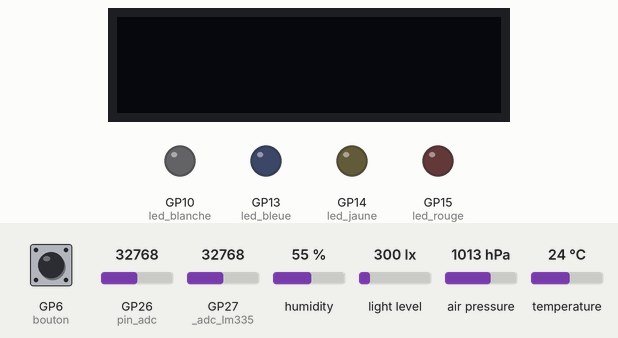
This program was run on a simulated Raspberry Pi Pico running MicroPython. Parts: 128×32 one-colour display, output pins drawn as LEDs (lit = HIGH). The inputs (shaded band) are chosen by the test bench; at power-on: GP6 (bouton) HIGH, GP26 (pin_adc) = 32768, GP27 (_adc_lm335) = 32768, humidity 55 %, light level 300 lx, air pressure 1013 hPa, temperature 24 °C (analog values on the 0–65535 scale). WiFi joins after 1.5 s; files the program writes start out absent; no MQTT or app messages arrive unless stated; library files of the repository ran but are not shown: secrets.py, ssd1306.py; what the program prints to the serial console is not drawn.

Above: at 1.2 s.
1.3 s: GP6 (bouton) pulled LOW for 0.15 s
At 1.5 s:
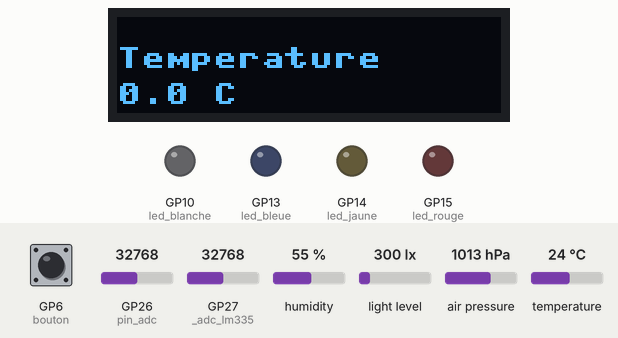
At 3.48 s:
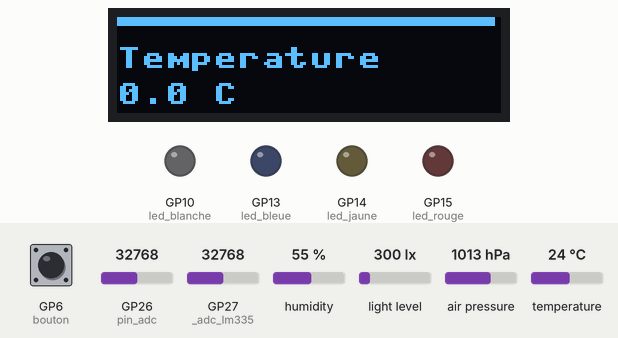
9.3 s: GP6 (bouton) pulled LOW for 3.2 s
At 14.9 s:
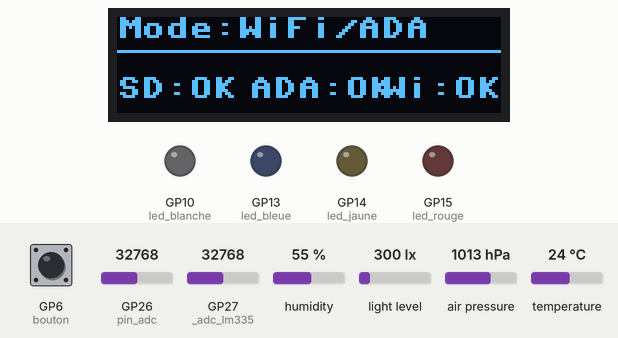
Timing chart, 0 to 16.4 s (numbered marks = the images above; inputs shaded):
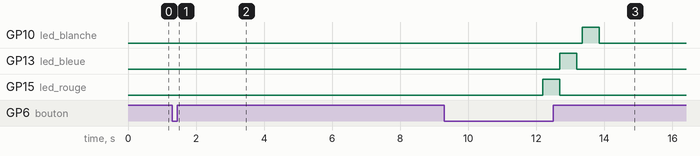

Measured:
- after the input at 1.3 s, the display: changes after 0.20 s (image 1)
- after the input at 9.3 s, the display: first differs from a run without the input after 4.5 s (image 3 shows a later state)

The program:

main.py
```python
"""
main.py — Weather Station firmware for Raspberry Pi Pico W
===========================================================
Collects data from 4 sensors every 12 seconds and routes it
to up to 3 simultaneous output channels:

    1. USB serial  -> Node-RED (wired, highest priority)
    2. Wi-Fi/MQTT  -> Adafruit IO cloud dashboard
    3. SPI         -> micro-SD card (CSV log, always on)

The OLED display (SSD1306 128x32) stays off by default to save
power and wakes up only on button press:
    - Short press  (<1 s)  : slide show of the 5 latest sensor readings
    - Long press   (>=1 s) : system diagnostic page (SD / Wi-Fi / cloud)
    - Extra long   (>=5 s) : sensor error detail page

LED behaviour
-------------
    Blue   GP13  Wi-Fi:       1 x 0.5 s blink every cycle when connected
    Yellow GP14  Node-RED:    1 x 0.5 s blink every cycle when NR active
    White  GP10  Adafruit IO: 1 x 0.5 s blink on successful MQTT publish
    Red    GP15  Errors:      1 x 0.5 s blink when a sensor is out of range
                              or when MQTT publish fails
                              (Wi-Fi absent is NOT an error)

Sensor validity ranges
----------------------
    Temperature  : -20.0 to  60.0 deg C
    Humidity     :   0.0 to 100.0 %
    Pressure     : 870.0 to 1085.0 hPa
    Luminosity   :   0.0 to 120000.0 lux
    Wind speed   :   0.0 to 200.0 km/h

Hardware pin mapping
--------------------
    I2C SDA  GP4    I2C SCL  GP5
    ADC wind GP26   ADC temp GP27
    Button   GP6
    LED blue  GP13   LED yellow GP14
    LED white GP10   LED red    GP15
    SD MISO  GP16   SD CS    GP17   SD SCK GP18   SD MOSI GP19

Author : Hani Alouane
"""

import time
import json
import network
import sys
import uselect
from umqtt.simple import MQTTClient
from machine import Pin, I2C, ADC

from secrets     import secrets
from sd_logger   import SDLogger
from anemometre  import CapteurVent
from capteur_bme import CapteurBME280
from capteur_lux import CapteurLumiere
import ssd1306

# ---------------------------------------------------------------------------
# USB / Node-RED detection
# ---------------------------------------------------------------------------
spoll = uselect.poll()
spoll.register(sys.stdin, uselect.POLLIN)

def node_red_a_repondu():
    return bool(spoll.poll(0))

# ---------------------------------------------------------------------------
# LM335 — lecture temperature (moyenne 50 echantillons)
# ---------------------------------------------------------------------------
_adc_lm335 = ADC(Pin(27))

def lire_temperature_lissee(n=50):
    total = sum(_adc_lm335.read_u16() for _ in range(n))
    tension_v = (total / n / 65535) * 3.3
    return round(tension_v / 0.01 - 273.15, 2)

# ---------------------------------------------------------------------------
# Sensor validity ranges
# ---------------------------------------------------------------------------
# Readings outside these bounds trigger the red LED and are logged as errors.
# Wi-Fi being absent is NOT listed here — it is not an error.
PLAGES_VALIDES = {
    "temperature":  (-20.0,    60.0),
    "humidite":     (  0.0,   100.0),
    "pression":     (870.0,  1085.0),
    "luminosite":   (  0.0, 120000.0),
    "vitesse_vent": (  0.0,   200.0),
}

def valider_payload(payload):
    """Return a list of error strings for any reading outside its valid range."""
    erreurs = []
    for cle, (vmin, vmax) in PLAGES_VALIDES.items():
        val = payload.get(cle)
        if val is None:
            erreurs.append(f"{cle}:no data")
        elif not (vmin <= val <= vmax):
            erreurs.append(f"{cle}={val}")
    return erreurs

# ---------------------------------------------------------------------------
# Initialisation des capteurs
# ---------------------------------------------------------------------------
bus_i2c = I2C(0, scl=Pin(5), sda=Pin(4), freq=100_000)

vent = CapteurVent(pin_adc=26)

try:
    climat  = CapteurBME280(bus_i2c)
    BME_OK  = True
except Exception as _e:
    climat  = None
    BME_OK  = False
    print(f"BME280 introuvable : {_e}")

try:
    lumiere = CapteurLumiere(bus_i2c)
    LUX_OK  = True
except Exception as _e:
    lumiere = None
    LUX_OK  = False
    print(f"VEML7700 introuvable : {_e}")

sd = SDLogger()

try:
    oled = ssd1306.SSD1306_I2C(128, 32, bus_i2c, addr=0x3C)
    OLED_OK = True
    oled.poweroff()
except Exception as _e:
    OLED_OK = False
    print(f"OLED introuvable : {_e}")

W, H = 128, 32

# ---------------------------------------------------------------------------
# Fonctions OLED
# ---------------------------------------------------------------------------
def _oled_allumer():
    if OLED_OK:
        oled.poweron()

def _oled_eteindre():
    if OLED_OK:
        oled.poweroff()

def _dessiner_barre(ratio, y=0, height=3):
    if not OLED_OK:
        return
    largeur = int(W * max(0.0, min(1.0, ratio)))
    oled.fill_rect(0, y, W, height, 0)
    if largeur > 0:
        oled.fill_rect(0, y, largeur, height, 1)

def _afficher_mesure_avec_barre(titre, valeur, duree_ms=2000):
    BARRE_H  = 3
    TEXTE_Y1 = 10
    TEXTE_Y2 = 22
    t_debut = time.ticks_ms()
    while True:
        vent.ecouter()
        elapsed = time.ticks_diff(time.ticks_ms(), t_debut)
        if elapsed >= duree_ms:
            break
        ratio = elapsed / duree_ms
        oled.fill(0)
        _dessiner_barre(ratio, y=0, height=BARRE_H)
        oled.text(titre[:21],  0, TEXTE_Y1)
        oled.text(valeur[:21], 0, TEXTE_Y2)
        oled.show()
        time.sleep_ms(30)

# ---------------------------------------------------------------------------
# Shared sensor cache (used by the OLED carousel)
# ---------------------------------------------------------------------------
_dernier_payload = {
    "vitesse_vent": 0.0,
    "luminosite":   0.0,
    "temperature":  0.0,
    "humidite":     0.0,
    "pression":     0.0,
}

# ---------------------------------------------------------------------------
# OLED screen 1 — sensor carousel  (short press)
# ---------------------------------------------------------------------------
def afficher_donnees():
    _oled_allumer()
    p = _dernier_payload
    slides = [
        ("Temperature",  f"{p['temperature']} C"),
        ("Humidite",     f"{p['humidite']} %"),
        ("Pression",     f"{p['pression']} hPa"),
        ("Luminosite",   f"{p['luminosite']} lux"),
        ("Vitesse vent", f"{p['vitesse_vent']} km/h"),
    ]
    for titre, valeur in slides:
        _afficher_mesure_avec_barre(titre, valeur, duree_ms=2000)
    _oled_eteindre()

# ---------------------------------------------------------------------------
# OLED screen 2 — system diagnostic  (long press >= 1 s)
# ---------------------------------------------------------------------------
def afficher_diagnostic():
    _oled_allumer()
    if _node_red_present:
        mode_txt   = "Mode:Node-RED"
        milieu_lbl = "NR"
        milieu_val = "OK"
    elif wlan.isconnected():
        mode_txt   = "Mode:WiFi/ADA"
        milieu_lbl = "ADA"
        milieu_val = "OK" if adafruit_active else "KO"
    else:
        mode_txt   = "Mode: Aucun"
        milieu_lbl = "---"
        milieu_val = "--"

    sd_val   = "OK" if sd.disponible      else "KO"
    wifi_val = "OK" if wlan.isconnected() else "KO"

    t_debut = time.ticks_ms()
    while time.ticks_diff(time.ticks_ms(), t_debut) < 4000:
        vent.ecouter()
        oled.fill(0)
        oled.text(mode_txt[:21], 0, 0)
        oled.hline(0, 11, W, 1)
        oled.text(f"SD:{sd_val}",               0,  20)
        oled.text(f"{milieu_lbl}:{milieu_val}", 44,  20)
        oled.text(f"Wi:{wifi_val}",             88,  20)
        oled.show()
        time.sleep_ms(30)
    _oled_eteindre()

# ---------------------------------------------------------------------------
# OLED screen 3 — error detail  (extra-long press >= 5 s)
# ---------------------------------------------------------------------------
def afficher_erreurs():
    """Show active sensor errors one by one, or 'All OK' if none."""
    _oled_allumer()
    if not _erreurs_actives:
        # No errors — show confirmation for 3 seconds.
        t = time.ticks_ms()
        while time.ticks_diff(time.ticks_ms(), t) < 3000:
            vent.ecouter()
            oled.fill(0)
            oled.text("All systems OK", 0, 4)
            oled.hline(0, 14, W, 1)
            oled.text("No errors", 28, 20)
            oled.show()
            time.sleep_ms(30)
    else:
        # Show each error message for 2 seconds.
        for err in _erreurs_actives:
            t = time.ticks_ms()
            while time.ticks_diff(time.ticks_ms(), t) < 2000:
                vent.ecouter()
                oled.fill(0)
                oled.text("! ERROR", 0, 0)
                oled.hline(0, 10, W, 1)
                oled.text(err[:21], 0, 14)
                if len(err) > 21:
                    oled.text(err[21:42], 0, 23)
                oled.show()
                time.sleep_ms(30)
    _oled_eteindre()

# ---------------------------------------------------------------------------
# Bouton poussoir — GP6
# ---------------------------------------------------------------------------
bouton             = Pin(6, Pin.IN, Pin.PULL_UP)
_btn_appuye_depuis = None
SEUIL_LONG_MS      = 1000   # >= 1 s -> long press
SEUIL_EXTRA_MS     = 5000   # >= 5 s -> extra-long press (error screen)

def lire_bouton():
    """Return 'court', 'long', 'extra', or '' (no event yet)."""
    global _btn_appuye_depuis
    if bouton.value() == 0:                         # pressed
        if _btn_appuye_depuis is None:
            _btn_appuye_depuis = time.ticks_ms()
    else:                                           # released
        if _btn_appuye_depuis is not None:
            duree = time.ticks_diff(time.ticks_ms(), _btn_appuye_depuis)
            _btn_appuye_depuis = None
            if duree >= SEUIL_EXTRA_MS:
                return 'extra'
            elif duree >= SEUIL_LONG_MS:
                return 'long'
            else:
                return 'court'
    return ''

# ---------------------------------------------------------------------------
# LEDs
# ---------------------------------------------------------------------------
# GP13  blue   Wi-Fi connected     : 1 blink (0.5 s) each 12-s cycle
# GP14  yellow Node-RED active     : 1 blink (0.5 s) each 12-s cycle
# GP10  white  Adafruit IO success : 1 blink (0.5 s) on successful publish
# GP15  red    Sensor error        : 1 blink (0.5 s) on out-of-range value
#                                    or MQTT publish failure
#                                    Wi-Fi absent is NOT an error

led_bleue   = Pin(13, Pin.OUT)
led_jaune   = Pin(14, Pin.OUT)
led_blanche = Pin(10, Pin.OUT)
led_rouge   = Pin(15, Pin.OUT)

def _blink(led):
    """Single 0.5 s blink — same duration for every LED."""
    led.on()
    time.sleep(0.5)
    led.off()

# ---------------------------------------------------------------------------
# Error state
# ---------------------------------------------------------------------------
_erreurs_actives = []   # reset each 12-second cycle

# ---------------------------------------------------------------------------
# Wi-Fi
# ---------------------------------------------------------------------------
wlan = network.WLAN(network.STA_IF)
wlan.active(True)
wlan.connect(secrets["ssid"], secrets["pw"])

_dernier_retry_wifi   = time.ticks_ms()
INTERVALLE_RETRY_WIFI = 3_000

def _maintenir_wifi():
    global _dernier_retry_wifi
    now = time.ticks_ms()
    if not wlan.isconnected():
        if time.ticks_diff(now, _dernier_retry_wifi) >= INTERVALLE_RETRY_WIFI:
            _dernier_retry_wifi = now
            print(f"Wi-Fi : tentative vers {secrets['ssid']}...")
            wlan.connect(secrets["ssid"], secrets["pw"])

# ---------------------------------------------------------------------------
# MQTT — Adafruit IO
# ---------------------------------------------------------------------------
_mqtt = None

def _publier_adafruit(payload):
    global _mqtt, adafruit_active
    # Wi-Fi absent is handled silently — not an error, no red LED.
    if not wlan.isconnected():
        _mqtt = None
        adafruit_active = False
        print("Wi-Fi absent — Adafruit IO skipped")
        return
    if _mqtt is None:
        try:
            print("MQTT : connexion...")
            _mqtt = MQTTClient(
                "pico", "io.adafruit.com",
                user=secrets["ada_user"],
                password=secrets["ada_key"],
                port=1883
            )
            _mqtt.connect()
            print("MQTT OK")
        except Exception as e:
            print(f"MQTT connexion echouee : {e}")
            adafruit_active = False
            _mqtt = None
            # MQTT connection failure -> red LED blink + log error
            _erreurs_actives.append(f"MQTT conn:{e}")
            _blink(led_rouge)
            return
    try:
        for cle, valeur in payload.items():
            topic = f"{secrets['ada_user']}/feeds/{cle.replace('_', '-')}"
            _mqtt.publish(topic, str(valeur))
        adafruit_active = True
        print("Adafruit OK")
        _blink(led_blanche)     # White LED: publish succeeded
    except Exception as e:
        print(f"MQTT publish echoue : {e}")
        try:
            _mqtt.disconnect()
        except:
            pass
        _mqtt = None
        adafruit_active = False
        # Publish failure -> red LED blink + log error
        _erreurs_actives.append(f"MQTT pub:{e}")
        _blink(led_rouge)

# ---------------------------------------------------------------------------
# Main loop state
# ---------------------------------------------------------------------------
_dernier_envoi    = time.ticks_ms()
_node_red_present = False
_nr_etait_actif   = False   # True when Node-RED was active on the previous cycle
adafruit_active   = False

# ---------------------------------------------------------------------------
# Main loop
# ---------------------------------------------------------------------------
while True:

    # 0 — Anemometre (priorite maximale, chaque iteration)
    vent.ecouter()

    # 1 — Bouton
    evt = lire_bouton()
    if evt == 'court':
        afficher_donnees()          # short press  : sensor carousel
    elif evt == 'long':
        afficher_diagnostic()       # long press   : system status
    elif evt == 'extra':
        afficher_erreurs()          # extra-long   : error detail

    # 2 — Detection Node-RED
    if node_red_a_repondu():
        sys.stdin.read(1)
        _node_red_present = True
    else:
        if _node_red_present:
            try:
                if _mqtt:
                    _mqtt.disconnect()
            except:
                pass
            adafruit_active   = False
            _mqtt             = None

    # 3 — Maintien Wi-Fi
    _maintenir_wifi()

    # 4 — Acquisition et envoi toutes les 12 secondes
    now = time.ticks_ms()
    if time.ticks_diff(now, _dernier_envoi) >= 12_000:

        # Reset error list for this cycle
        _erreurs_actives.clear()

        # --- Lecture des capteurs ---
        try:
            v_inst, _ = vent.lire_vitesse()
        except Exception as e:
            v_inst = 0.0
            _erreurs_actives.append(f"Vent:{e}")

        try:
            t_lissee = lire_temperature_lissee(50)
        except Exception as e:
            t_lissee = 0.0
            _erreurs_actives.append(f"LM335:{e}")

        if LUX_OK:
            try:
                lux = lumiere.lire()
            except Exception as e:
                lux = 0.0
                _erreurs_actives.append(f"Lux:{e}")
        else:
            lux = 0.0
            _erreurs_actives.append("VEML7700:non connecte")

        if BME_OK:
            try:
                _, press_str, hum_str = climat.lire()
                pression = float(str(press_str).replace('hPa', ''))
                humidite = float(str(hum_str).replace('%', ''))
            except Exception as e:
                pression = 0.0
                humidite = 0.0
                _erreurs_actives.append(f"BME280:{e}")
        else:
            pression = 0.0
            humidite = 0.0
            if "BME280:non connecte" not in _erreurs_actives:
                _erreurs_actives.append("BME280:non connecte")

        payload = {
            "vitesse_vent": round(v_inst, 2),
            "luminosite":   round(lux, 1),
            "temperature":  t_lissee,
            "humidite":     humidite,
            "pression":     pression,
        }

        # --- Validation des plages ---
        # Skip validation for sensors that are already flagged as disconnected
        # to avoid double-counting the same hardware fault.
        cles_a_ignorer = set()
        if not BME_OK:
            cles_a_ignorer.update(["pression", "humidite"])
        if not LUX_OK:
            cles_a_ignorer.add("luminosite")

        for err in valider_payload(payload):
            # err format is "cle=valeur" or "cle:msg" -- extract the key
            cle = err.split("=")[0].split(":")[0]
            if cle not in cles_a_ignorer:
                _erreurs_actives.append(err)

        # Red LED: blink once if any sensor error this cycle
        if _erreurs_actives:
            _blink(led_rouge)

        # Cache for OLED carousel
        _dernier_payload.update(payload)

        # Canal 1 : SD
        sd.enregistrer(payload)

        # Canal 2 : USB -> Node-RED
        # JSON is always printed so Node-RED can read it.
        # Node-RED is "active" only when its heartbeat was received this cycle.
        # If the heartbeat was previously active but is now missing, the red
        # LED blinks to signal the unexpected loss of the connection.
        print(json.dumps(payload))
        if _node_red_present:
            print("Donnees envoyees a Node-RED.")
            _blink(led_jaune)           # Yellow: Node-RED ACK confirmed
        else:
            # Flag as error only if Node-RED was previously active (unexpected loss).
            if _nr_etait_actif:
                _erreurs_actives.append("Node-RED: no ACK")
                _blink(led_rouge)
                print("[ERROR] Node-RED: heartbeat lost")

        # Blue LED: blinks once whenever Wi-Fi is connected, regardless of
        # which output channel is active.
        if wlan.isconnected():
            _blink(led_bleue)

        # Canal 3 : Wi-Fi -> Adafruit IO
        # Skipped entirely when Node-RED is active (Node-RED has priority).
        if _node_red_present:
            adafruit_active = False
            print("Node-RED active — Adafruit IO skipped")
        elif wlan.isconnected():
            _publier_adafruit(payload)
        else:
            adafruit_active = False
            print("Wi-Fi absent — Adafruit IO skipped")

        print(
            f"SD:{'OK' if sd.disponible else 'KO'} "
            f"NR:{'OK' if _node_red_present else '...'} "
            f"WiFi:{'OK' if wlan.isconnected() else '...'} "
            f"ADA:{'OK' if adafruit_active else '...'} "
            f"Errors:{len(_erreurs_actives)}"
        )

        # Track whether Node-RED was active this cycle so we can detect
        # an unexpected loss on the next cycle and blink the red LED.
        _nr_etait_actif   = _node_red_present
        _node_red_present = False
        _dernier_envoi    = now
```

Source omitted: sd_logger.py (9330 bytes), anemometre.py (8742 bytes), capteur_bme.py (6833 bytes), capteur_lux.py (6804 bytes), veml7700.py (7475 bytes)
